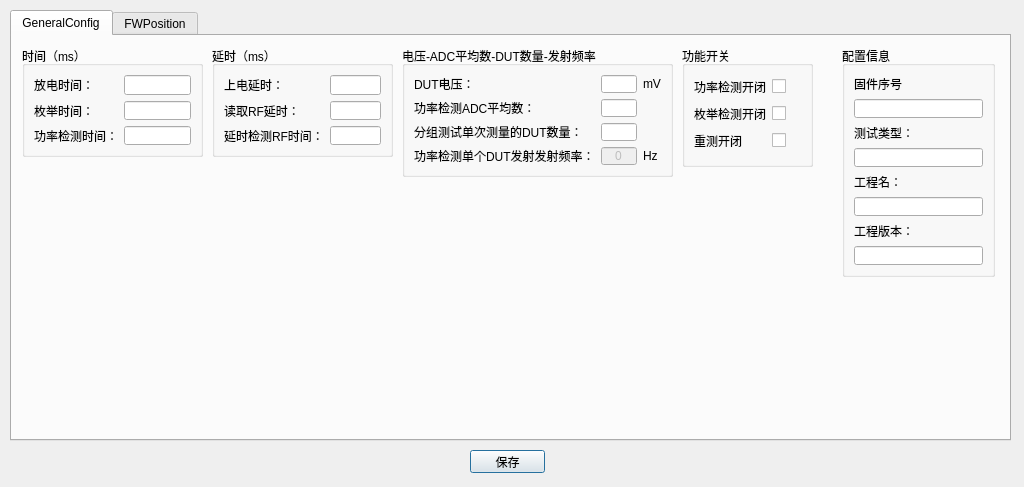
<?xml version="1.0" encoding="UTF-8"?>
<ui version="4.0">
 <class>FirmwareConfig</class>
 <widget class="QDialog" name="FirmwareConfig">
  <property name="geometry">
   <rect>
    <x>0</x>
    <y>0</y>
    <width>1024</width>
    <height>487</height>
   </rect>
  </property>
  <property name="windowTitle">
   <string>Dialog</string>
  </property>
  <widget class="QTabWidget" name="tabWidget">
   <property name="geometry">
    <rect>
     <x>10</x>
     <y>10</y>
     <width>1001</width>
     <height>431</height>
    </rect>
   </property>
   <property name="font">
    <font>
     <pointsize>9</pointsize>
    </font>
   </property>
   <property name="currentIndex">
    <number>0</number>
   </property>
   <widget class="QWidget" name="tab">
    <attribute name="title">
     <string>GeneralConfig</string>
    </attribute>
    <widget class="QGroupBox" name="groupBox_3">
     <property name="geometry">
      <rect>
       <x>390</x>
       <y>10</y>
       <width>271</width>
       <height>131</height>
      </rect>
     </property>
     <property name="font">
      <font>
       <pointsize>9</pointsize>
      </font>
     </property>
     <property name="title">
      <string>电压-ADC平均数-DUT数量-发射频率</string>
     </property>
     <layout class="QGridLayout" name="gridLayout_3">
      <item row="0" column="0">
       <widget class="QLabel" name="label_5">
        <property name="font">
         <font>
          <pointsize>9</pointsize>
         </font>
        </property>
        <property name="text">
         <string>DUT电压：</string>
        </property>
       </widget>
      </item>
      <item row="0" column="1">
       <widget class="QLineEdit" name="le_DUTVoltage">
        <property name="font">
         <font>
          <pointsize>9</pointsize>
         </font>
        </property>
        <property name="text">
         <string/>
        </property>
        <property name="alignment">
         <set>Qt::AlignCenter</set>
        </property>
       </widget>
      </item>
      <item row="0" column="2">
       <widget class="QLabel" name="label_6">
        <property name="font">
         <font>
          <pointsize>9</pointsize>
         </font>
        </property>
        <property name="text">
         <string>mV</string>
        </property>
       </widget>
      </item>
      <item row="1" column="0">
       <widget class="QLabel" name="label_12">
        <property name="font">
         <font>
          <pointsize>9</pointsize>
         </font>
        </property>
        <property name="text">
         <string>功率检测ADC平均数：</string>
        </property>
       </widget>
      </item>
      <item row="1" column="1">
       <widget class="QLineEdit" name="le_PowerAvgTimes">
        <property name="font">
         <font>
          <pointsize>9</pointsize>
         </font>
        </property>
        <property name="text">
         <string/>
        </property>
        <property name="alignment">
         <set>Qt::AlignCenter</set>
        </property>
       </widget>
      </item>
      <item row="2" column="0">
       <widget class="QLabel" name="label_7">
        <property name="font">
         <font>
          <pointsize>9</pointsize>
         </font>
        </property>
        <property name="text">
         <string>分组测试单次测量的DUT数量：</string>
        </property>
       </widget>
      </item>
      <item row="2" column="1">
       <widget class="QLineEdit" name="le_SingleTestCount">
        <property name="font">
         <font>
          <pointsize>9</pointsize>
         </font>
        </property>
        <property name="text">
         <string/>
        </property>
        <property name="alignment">
         <set>Qt::AlignCenter</set>
        </property>
       </widget>
      </item>
      <item row="3" column="0">
       <widget class="QLabel" name="label_16">
        <property name="font">
         <font>
          <pointsize>9</pointsize>
         </font>
        </property>
        <property name="text">
         <string>功率检测单个DUT发射发射频率：</string>
        </property>
       </widget>
      </item>
      <item row="3" column="1">
       <widget class="QLineEdit" name="le_PowerChannel">
        <property name="enabled">
         <bool>false</bool>
        </property>
        <property name="font">
         <font>
          <pointsize>9</pointsize>
         </font>
        </property>
        <property name="text">
         <string>0</string>
        </property>
        <property name="alignment">
         <set>Qt::AlignCenter</set>
        </property>
       </widget>
      </item>
      <item row="3" column="2">
       <widget class="QLabel" name="label_17">
        <property name="font">
         <font>
          <pointsize>9</pointsize>
         </font>
        </property>
        <property name="text">
         <string>Hz</string>
        </property>
       </widget>
      </item>
     </layout>
    </widget>
    <widget class="QGroupBox" name="groupBox_4">
     <property name="geometry">
      <rect>
       <x>670</x>
       <y>10</y>
       <width>131</width>
       <height>121</height>
      </rect>
     </property>
     <property name="font">
      <font>
       <pointsize>9</pointsize>
      </font>
     </property>
     <property name="title">
      <string>功能开关</string>
     </property>
     <layout class="QGridLayout" name="gridLayout_4">
      <item row="0" column="0">
       <widget class="QLabel" name="label_9">
        <property name="font">
         <font>
          <pointsize>9</pointsize>
         </font>
        </property>
        <property name="text">
         <string>功率检测开闭</string>
        </property>
       </widget>
      </item>
      <item row="0" column="1">
       <widget class="QCheckBox" name="cb_PowerSwitch">
        <property name="font">
         <font>
          <pointsize>9</pointsize>
         </font>
        </property>
        <property name="text">
         <string/>
        </property>
       </widget>
      </item>
      <item row="1" column="0">
       <widget class="QLabel" name="label_11">
        <property name="font">
         <font>
          <pointsize>9</pointsize>
         </font>
        </property>
        <property name="text">
         <string>枚举检测开闭</string>
        </property>
       </widget>
      </item>
      <item row="1" column="1">
       <widget class="QCheckBox" name="cb_EnumSwitch">
        <property name="font">
         <font>
          <pointsize>9</pointsize>
         </font>
        </property>
        <property name="text">
         <string/>
        </property>
       </widget>
      </item>
      <item row="2" column="0">
       <widget class="QLabel" name="label_15">
        <property name="font">
         <font>
          <pointsize>9</pointsize>
         </font>
        </property>
        <property name="text">
         <string>重测开闭</string>
        </property>
       </widget>
      </item>
      <item row="2" column="1">
       <widget class="QCheckBox" name="cb_RetestSwitch">
        <property name="font">
         <font>
          <pointsize>9</pointsize>
         </font>
        </property>
        <property name="text">
         <string/>
        </property>
       </widget>
      </item>
     </layout>
    </widget>
    <widget class="QGroupBox" name="groupBox">
     <property name="geometry">
      <rect>
       <x>10</x>
       <y>10</y>
       <width>181</width>
       <height>111</height>
      </rect>
     </property>
     <property name="font">
      <font>
       <pointsize>9</pointsize>
      </font>
     </property>
     <property name="title">
      <string>时间（ms）</string>
     </property>
     <layout class="QGridLayout" name="gridLayout">
      <item row="0" column="0">
       <widget class="QLabel" name="label_4">
        <property name="font">
         <font>
          <pointsize>9</pointsize>
         </font>
        </property>
        <property name="text">
         <string>放电时间：</string>
        </property>
       </widget>
      </item>
      <item row="0" column="1">
       <widget class="QLineEdit" name="le_DischargeTime">
        <property name="font">
         <font>
          <pointsize>9</pointsize>
         </font>
        </property>
        <property name="text">
         <string/>
        </property>
        <property name="alignment">
         <set>Qt::AlignCenter</set>
        </property>
       </widget>
      </item>
      <item row="1" column="0">
       <widget class="QLabel" name="label_14">
        <property name="font">
         <font>
          <pointsize>9</pointsize>
         </font>
        </property>
        <property name="text">
         <string>枚举时间：</string>
        </property>
       </widget>
      </item>
      <item row="1" column="1">
       <widget class="QLineEdit" name="le_EnumTime">
        <property name="font">
         <font>
          <pointsize>9</pointsize>
         </font>
        </property>
        <property name="text">
         <string/>
        </property>
        <property name="alignment">
         <set>Qt::AlignCenter</set>
        </property>
       </widget>
      </item>
      <item row="2" column="0">
       <widget class="QLabel" name="label_10">
        <property name="font">
         <font>
          <pointsize>9</pointsize>
         </font>
        </property>
        <property name="text">
         <string>功率检测时间：</string>
        </property>
       </widget>
      </item>
      <item row="2" column="1">
       <widget class="QLineEdit" name="le_SinglePowerTime">
        <property name="font">
         <font>
          <pointsize>9</pointsize>
         </font>
        </property>
        <property name="text">
         <string/>
        </property>
        <property name="alignment">
         <set>Qt::AlignCenter</set>
        </property>
       </widget>
      </item>
     </layout>
    </widget>
    <widget class="QGroupBox" name="groupBox_2">
     <property name="geometry">
      <rect>
       <x>200</x>
       <y>10</y>
       <width>181</width>
       <height>111</height>
      </rect>
     </property>
     <property name="font">
      <font>
       <pointsize>9</pointsize>
      </font>
     </property>
     <property name="title">
      <string>延时（ms）</string>
     </property>
     <layout class="QGridLayout" name="gridLayout_2">
      <item row="1" column="1">
       <widget class="QLineEdit" name="le_ReadRFDelay">
        <property name="font">
         <font>
          <pointsize>9</pointsize>
         </font>
        </property>
        <property name="text">
         <string/>
        </property>
        <property name="alignment">
         <set>Qt::AlignCenter</set>
        </property>
       </widget>
      </item>
      <item row="0" column="1">
       <widget class="QLineEdit" name="le_PoweredDelay">
        <property name="font">
         <font>
          <pointsize>9</pointsize>
         </font>
        </property>
        <property name="text">
         <string/>
        </property>
        <property name="alignment">
         <set>Qt::AlignCenter</set>
        </property>
       </widget>
      </item>
      <item row="0" column="0">
       <widget class="QLabel" name="label_2">
        <property name="font">
         <font>
          <pointsize>9</pointsize>
         </font>
        </property>
        <property name="text">
         <string>上电延时：</string>
        </property>
       </widget>
      </item>
      <item row="2" column="0">
       <widget class="QLabel" name="label_8">
        <property name="font">
         <font>
          <pointsize>9</pointsize>
         </font>
        </property>
        <property name="text">
         <string>延时检测RF时间：</string>
        </property>
       </widget>
      </item>
      <item row="2" column="1">
       <widget class="QLineEdit" name="le_DUTPowerDelay">
        <property name="font">
         <font>
          <pointsize>9</pointsize>
         </font>
        </property>
        <property name="text">
         <string/>
        </property>
        <property name="alignment">
         <set>Qt::AlignCenter</set>
        </property>
       </widget>
      </item>
      <item row="1" column="0">
       <widget class="QLabel" name="label_3">
        <property name="font">
         <font>
          <pointsize>9</pointsize>
         </font>
        </property>
        <property name="text">
         <string>读取RF延时：   </string>
        </property>
       </widget>
      </item>
     </layout>
    </widget>
    <widget class="QLabel" name="label">
     <property name="geometry">
      <rect>
       <x>10</x>
       <y>140</y>
       <width>59</width>
       <height>14</height>
      </rect>
     </property>
     <property name="font">
      <font>
       <pointsize>9</pointsize>
      </font>
     </property>
     <property name="text">
      <string/>
     </property>
    </widget>
    <widget class="QGroupBox" name="groupBox_9">
     <property name="geometry">
      <rect>
       <x>830</x>
       <y>10</y>
       <width>153</width>
       <height>231</height>
      </rect>
     </property>
     <property name="font">
      <font>
       <pointsize>9</pointsize>
      </font>
     </property>
     <property name="title">
      <string>配置信息</string>
     </property>
     <layout class="QGridLayout" name="gridLayout_5">
      <item row="0" column="0">
       <widget class="QLabel" name="label_38">
        <property name="enabled">
         <bool>true</bool>
        </property>
        <property name="font">
         <font>
          <pointsize>9</pointsize>
         </font>
        </property>
        <property name="text">
         <string>固件序号</string>
        </property>
       </widget>
      </item>
      <item row="1" column="0">
       <widget class="QLineEdit" name="le_FWSequenceNumber">
        <property name="enabled">
         <bool>true</bool>
        </property>
        <property name="minimumSize">
         <size>
          <width>0</width>
          <height>0</height>
         </size>
        </property>
        <property name="font">
         <font>
          <pointsize>9</pointsize>
         </font>
        </property>
        <property name="text">
         <string/>
        </property>
        <property name="alignment">
         <set>Qt::AlignCenter</set>
        </property>
       </widget>
      </item>
      <item row="2" column="0">
       <widget class="QLabel" name="label_35">
        <property name="enabled">
         <bool>true</bool>
        </property>
        <property name="font">
         <font>
          <pointsize>9</pointsize>
         </font>
        </property>
        <property name="text">
         <string>测试类型：</string>
        </property>
       </widget>
      </item>
      <item row="3" column="0">
       <widget class="QLineEdit" name="le_FWType">
        <property name="enabled">
         <bool>true</bool>
        </property>
        <property name="minimumSize">
         <size>
          <width>0</width>
          <height>0</height>
         </size>
        </property>
        <property name="font">
         <font>
          <pointsize>9</pointsize>
         </font>
        </property>
        <property name="alignment">
         <set>Qt::AlignCenter</set>
        </property>
       </widget>
      </item>
      <item row="4" column="0">
       <widget class="QLabel" name="label_36">
        <property name="enabled">
         <bool>true</bool>
        </property>
        <property name="font">
         <font>
          <pointsize>9</pointsize>
         </font>
        </property>
        <property name="text">
         <string>工程名：</string>
        </property>
       </widget>
      </item>
      <item row="5" column="0">
       <widget class="QLineEdit" name="le_ProjectName">
        <property name="enabled">
         <bool>true</bool>
        </property>
        <property name="minimumSize">
         <size>
          <width>0</width>
          <height>0</height>
         </size>
        </property>
        <property name="font">
         <font>
          <pointsize>9</pointsize>
         </font>
        </property>
        <property name="alignment">
         <set>Qt::AlignCenter</set>
        </property>
       </widget>
      </item>
      <item row="6" column="0">
       <widget class="QLabel" name="label_37">
        <property name="enabled">
         <bool>true</bool>
        </property>
        <property name="font">
         <font>
          <pointsize>9</pointsize>
         </font>
        </property>
        <property name="text">
         <string>工程版本：</string>
        </property>
       </widget>
      </item>
      <item row="7" column="0">
       <widget class="QLineEdit" name="le_ProjectVersions">
        <property name="enabled">
         <bool>true</bool>
        </property>
        <property name="minimumSize">
         <size>
          <width>0</width>
          <height>0</height>
         </size>
        </property>
        <property name="font">
         <font>
          <pointsize>9</pointsize>
         </font>
        </property>
        <property name="alignment">
         <set>Qt::AlignCenter</set>
        </property>
       </widget>
      </item>
     </layout>
    </widget>
   </widget>
   <widget class="QWidget" name="tab_2">
    <attribute name="title">
     <string>FWPosition</string>
    </attribute>
    <widget class="QGroupBox" name="gb_FWPositionNumber">
     <property name="geometry">
      <rect>
       <x>10</x>
       <y>10</y>
       <width>471</width>
       <height>181</height>
      </rect>
     </property>
     <property name="title">
      <string>DUT夹具位置号</string>
     </property>
    </widget>
    <widget class="QGroupBox" name="gb_PowerTestPositionNumber">
     <property name="geometry">
      <rect>
       <x>510</x>
       <y>10</y>
       <width>471</width>
       <height>181</height>
      </rect>
     </property>
     <property name="title">
      <string>功率检测DUT夹具位置号</string>
     </property>
    </widget>
    <widget class="QGroupBox" name="gb_PowerTestGroup">
     <property name="geometry">
      <rect>
       <x>10</x>
       <y>210</y>
       <width>471</width>
       <height>181</height>
      </rect>
     </property>
     <property name="title">
      <string>功率检测分组</string>
     </property>
    </widget>
   </widget>
  </widget>
  <widget class="QPushButton" name="pb_Save">
   <property name="geometry">
    <rect>
     <x>470</x>
     <y>450</y>
     <width>75</width>
     <height>23</height>
    </rect>
   </property>
   <property name="font">
    <font>
     <pointsize>9</pointsize>
    </font>
   </property>
   <property name="text">
    <string>保存</string>
   </property>
  </widget>
 </widget>
 <resources/>
 <connections/>
</ui>
